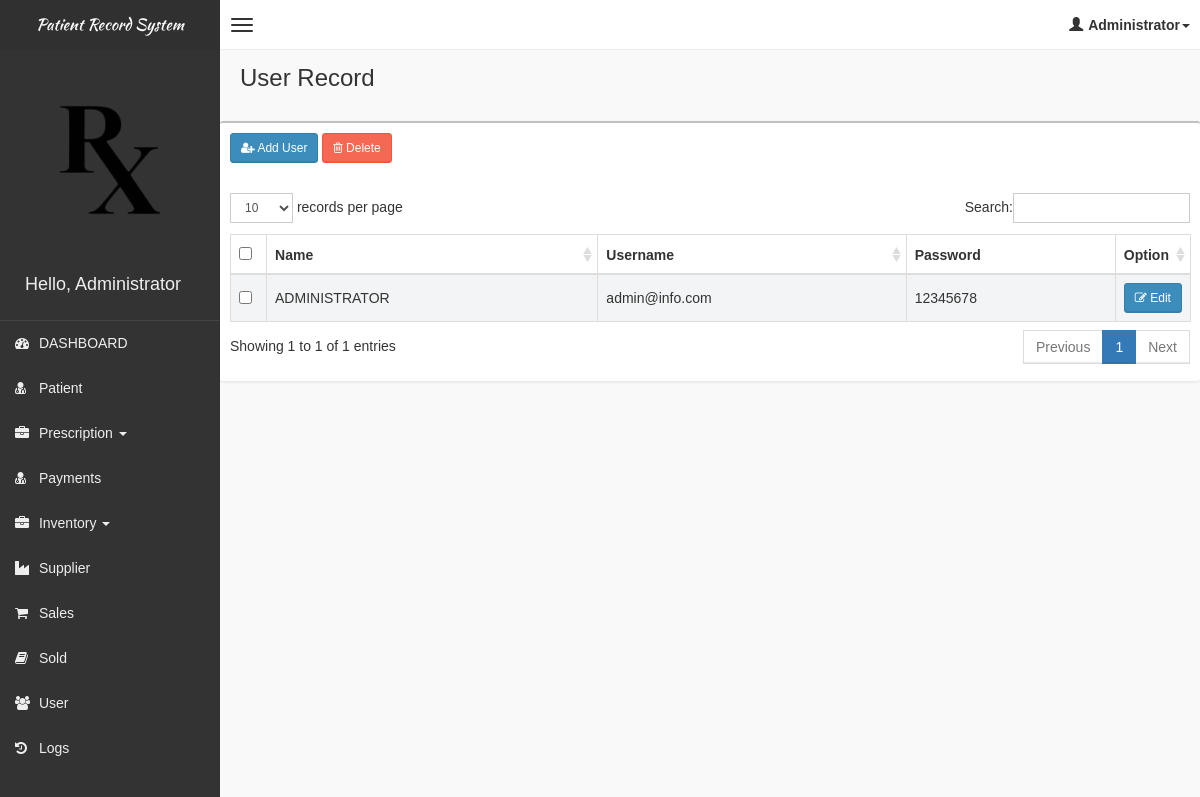
The app's page /pages/user/user.php (signed in), older data.
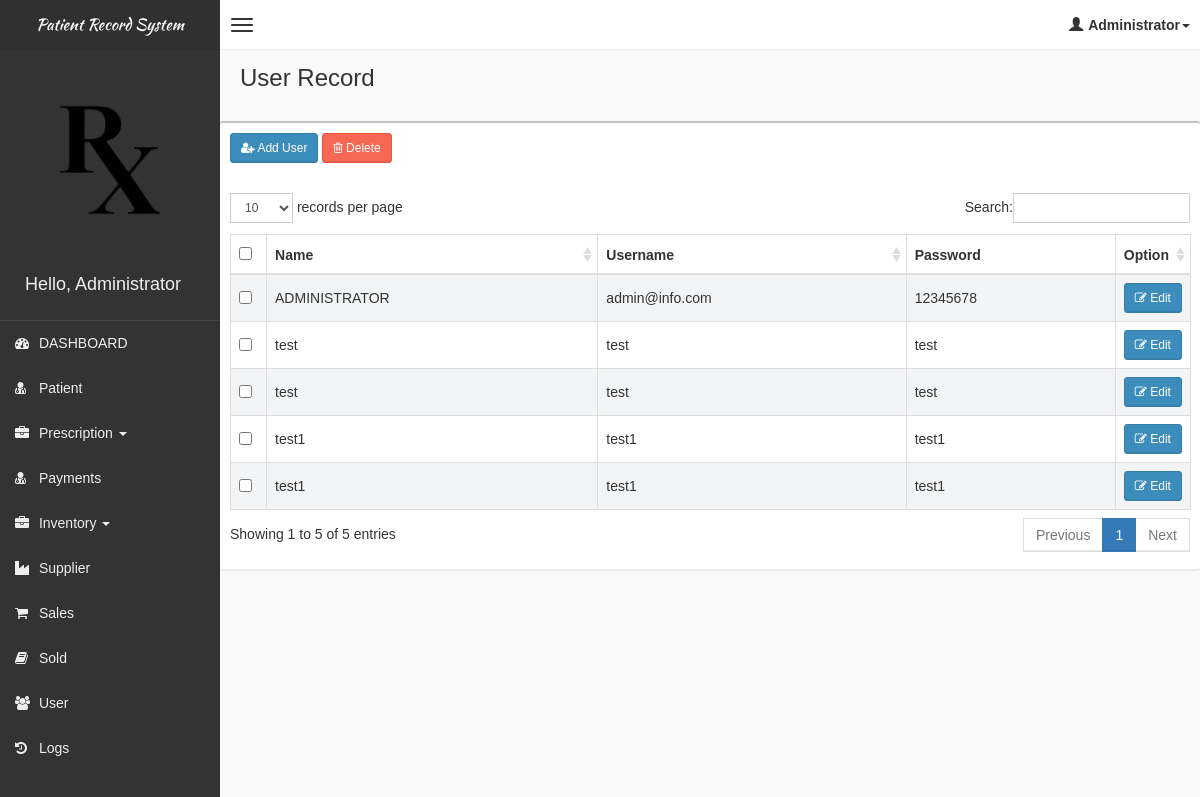
The same page, newer data.
### tables this page shows
CREATE TABLE IF NOT EXISTS `tbluser` (
  `id` int(11) NOT NULL AUTO_INCREMENT,
  `name` varchar(100) NOT NULL,
  `username` varchar(100) NOT NULL,
  `password` varchar(100) NOT NULL,
  `role` varchar(100) NOT NULL,
  `active` varchar(10) NOT NULL DEFAULT 'ACTIVE',
  `photo` varchar(100) NOT NULL,
  PRIMARY KEY (`id`)
);

### pages/user/user.php (the view, shortened to what this page needs)
<!DOCTYPE html>
<html>
    <?php
    if(!isset($_SESSION['role']))
    {
        header("Location: ../../login.php");
    }
    else
    {
    include('../head_css.php'); ?>
    <body class="skin-black">
        <?php
        include "../connection.php";
        ?>
        <?php include('../header.php'); ?>
        <div class="wrapper row-offcanvas row-offcanvas-left">
            <?php include('../sidebar-left.php'); ?>
            <aside class="right-side">
                <section class="content-header">
                    <h1>
                        User Record
                    </h1>
                </section>
                <section class="content">
                    <div class="row">
                            <div class="box">
                                <div class="box-header">
                                    <div style="padding:10px;">
                                        <button class="btn btn-primary btn-sm" data-toggle="modal" data-target="#addModal"><i class="fa fa-user-plus" aria-hidden="true"></i> Add User</button>
                                        <button class="btn btn-danger btn-sm" data-toggle="modal" data-target="#deleteModal"><i class="fa fa-trash-o" aria-hidden="true"></i> Delete</button>
                                    </div>
                                </div>
                                <div class="box-body table-responsive">
                                <form method="post">
                                    <table id="table" class="table table-bordered table-striped">
                                        <thead>
                                            <tr>
                                                <th style="width: 20px !important;"><input type="checkbox" name="chk_delete[]" class="cbxMain" onchange="checkMain(this)"/></th>
                                                <th>Name</th>
                                                <th>Username</th>
                                                <th>Password</th>
                                                <th style="width: 40px !important;">Option</th>
                                            </tr>
                                        </thead>
                                        <tbody>
                                            <?php
                                            $squery = mysqli_query($con, "select * from tbluser");
                                            while($row = mysqli_fetch_array($squery))
                                            {
                                                echo '
                                                <tr>
                                                    <td><input type="checkbox" name="chk_delete[]" class="chk_delete" value="'.$row['id'].'" /></td>
                                                    <td>'.$row['name'].'</td>
                                                    <td>'.$row['username'].'</td>
                                                    <td>'.$row['password'].'</td>
                                                    <td><button class="btn btn-primary btn-sm" data-target="#editModal'.$row['id'].'" data-toggle="modal"><i class="fa fa-pencil-square-o" aria-hidden="true"></i> Edit</button></td>
                                                </tr>
                                                ';
                                            }
                                            ?>
                                        </tbody>
                                    </table>
                                    </form>
                                </div>
                            </div>
                    </div>
                </section>
            </aside>
        </div>
        <?php }
        include "../footer.php"; ?>
    </body>
</html>

Row changes from the older to the newer data that the page shows:
added tbluser: name "test", username "test", password "test"
added tbluser: name "test", username "test", password "test"
added tbluser: name "test1", username "test1", password "test1"
added tbluser: name "test1", username "test1", password "test1"
Text that changed along with them:
text written by a page script: "records per page Search: Showing 1 to 1 of 1 entries Previous 1 Next" → "records per page Search: Showing 1 to 5 of 5 entries Previous 1 Next"
